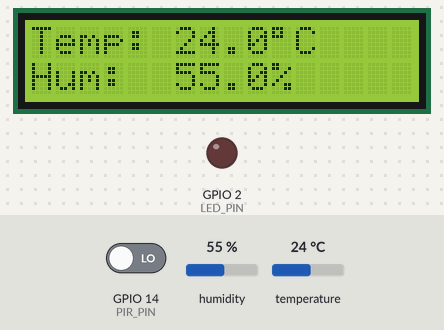
A program run on a simulated ESP32. On the bench: 16×2 character LCD, output pins drawn as LEDs (lit = HIGH). The test bench sets the inputs (shaded band); at power-on: temperature 24 °C, GPIO 14 (PIR_PIN) LOW, humidity 55 %. What the program prints to the serial monitor is not drawn.

Above: at 4.3 s.
4.4 s: temperature set to 29.5 °C
At 6.1 s:
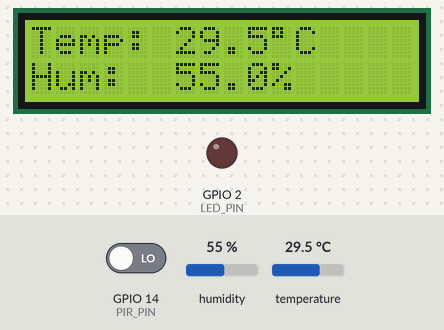
6.6 s: temperature set to 30.8 °C
At 12.5 s:
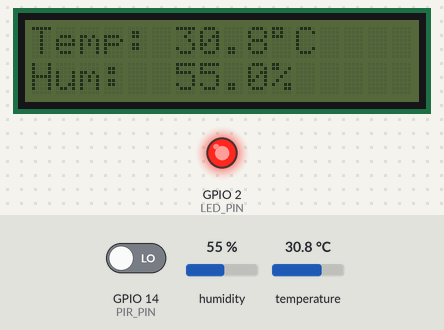
12.6 s: temperature set to 12 °C
At 13.9 s:
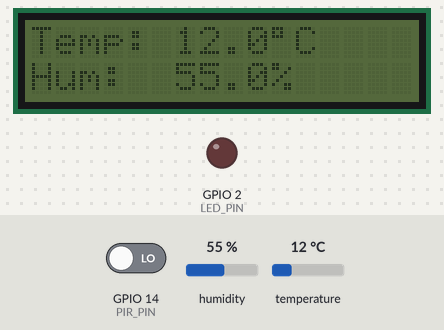
14.8 s: GPIO 14 (PIR_PIN) driven HIGH
At 15.1 s:
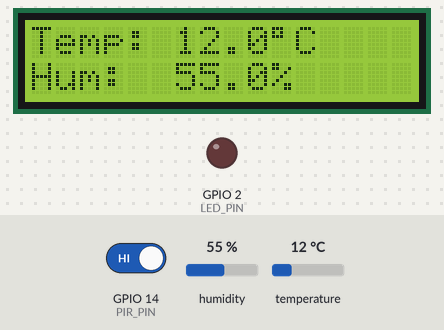
16.3 s: humidity set to 22 %
At 18.4 s:
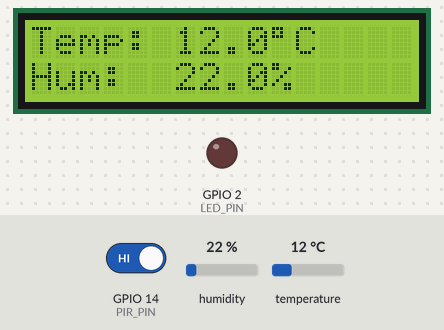
18.8 s: humidity set to 40 %
At 20.0 s:
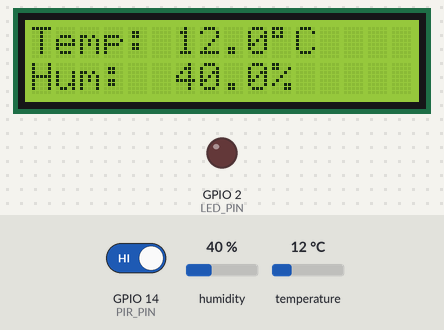
Timing chart, 0 to 21.8 s (numbered marks = the images above; inputs shaded):
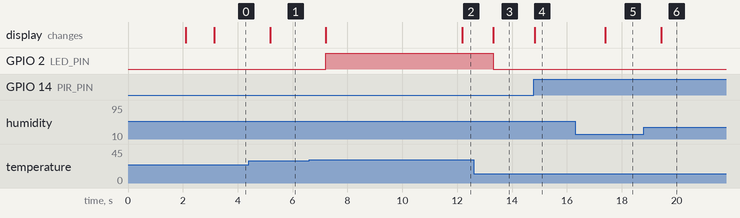

The program:

main.cpp
```cpp
#include <Arduino.h>
#include <Wire.h>
#include <LiquidCrystal_I2C.h>
#include <DHT.h>

// Pin definitions
#define DHT_PIN       13
#define DHT_TYPE      DHT22
#define PIR_PIN       14
#define LED_PIN       2

// Ngưỡng nhiệt độ (°C) - LED sáng khi nhiệt độ vượt ngưỡng
#define TEMP_THRESHOLD  30.0

// Thời gian tắt đèn nền LCD sau khi không có chuyển động (ms)
#define BACKLIGHT_TIMEOUT  10000

// LCD I2C address (thường là 0x27 hoặc 0x3F)
#define LCD_ADDRESS  0x27
#define LCD_COLS     16
#define LCD_ROWS     2

// Objects
LiquidCrystal_I2C lcd(LCD_ADDRESS, LCD_COLS, LCD_ROWS);
DHT dht(DHT_PIN, DHT_TYPE);

// Variables
unsigned long lastSensorRead = 0;
unsigned long sensorInterval = 2000;  // Đọc cảm biến mỗi 2 giây
unsigned long lastMotionTime = 0;
bool backlightOn = true;
bool lastMotionState = false;

void setup() {
  Serial.begin(115200);
  Serial.println("\n========================================");
  Serial.println("  ESP32 + DHT22 + PIR + LCD + LED");
  Serial.println("========================================");
  Serial.print("Temperature threshold: ");
  Serial.print(TEMP_THRESHOLD);
  Serial.println(" C");
  Serial.print("Backlight timeout: ");
  Serial.print(BACKLIGHT_TIMEOUT / 1000);
  Serial.println(" seconds");
  Serial.println("----------------------------------------\n");

  // Khởi tạo chân
  pinMode(PIR_PIN, INPUT);
  pinMode(LED_PIN, OUTPUT);
  digitalWrite(LED_PIN, LOW);

  // Khởi tạo I2C
  Wire.begin(21, 22);  // SDA=21, SCL=22

  // Khởi tạo LCD
  lcd.init();
  lcd.backlight();
  lcd.setCursor(0, 0);
  lcd.print("Initializing...");

  // Khởi tạo DHT22
  dht.begin();

  // Đợi cảm biến ổn định
  delay(2000);

  lcd.clear();
  lcd.setCursor(0, 0);
  lcd.print("System Ready!");
  Serial.println("System initialized successfully!\n");

  lastMotionTime = millis();
  delay(1000);
  lcd.clear();
}

void readAndDisplaySensor() {
  float temperature = dht.readTemperature();
  float humidity = dht.readHumidity();

  if (!isnan(temperature) && !isnan(humidity)) {
    // Hiển thị lên LCD
    lcd.setCursor(0, 0);
    lcd.print("Temp: ");
    lcd.print(temperature, 1);
    lcd.print((char)223);  // Ký tự độ
    lcd.print("C   ");

    lcd.setCursor(0, 1);
    lcd.print("Hum:  ");
    lcd.print(humidity, 1);
    lcd.print("%   ");

    // Log qua Serial
    Serial.print("[SENSOR] Temp: ");
    Serial.print(temperature, 1);
    Serial.print(" C | Humidity: ");
    Serial.print(humidity, 1);
    Serial.print("% | ");

    // Kiểm tra ngưỡng nhiệt độ và điều khiển LED
    if (temperature > TEMP_THRESHOLD) {
      digitalWrite(LED_PIN, HIGH);
      Serial.print("LED: ON (Temp > ");
      Serial.print(TEMP_THRESHOLD);
      Serial.println(" C)");
    } else {
      digitalWrite(LED_PIN, LOW);
      Serial.print("LED: OFF (Temp <= ");
      Serial.print(TEMP_THRESHOLD);
      Serial.println(" C)");
    }
  } else {
    lcd.setCursor(0, 0);
    lcd.print("Sensor Error!   ");
    lcd.setCursor(0, 1);
    lcd.print("                ");
    Serial.println("[ERROR] Failed to read DHT22 sensor!");
  }
}

void handleMotionSensor() {
  bool motionDetected = digitalRead(PIR_PIN) == HIGH;

  if (motionDetected) {
    lastMotionTime = millis();

    if (!backlightOn) {
      lcd.backlight();
      backlightOn = true;
      Serial.println("[PIR] Motion detected! Backlight ON");
    }

    if (!lastMotionState) {
      Serial.println("[PIR] Motion detected!");
      lastMotionState = true;
    }
  } else {
    if (lastMotionState) {
      Serial.println("[PIR] No motion");
      lastMotionState = false;
    }

    // Kiểm tra timeout để tắt đèn nền
    if (backlightOn && (millis() - lastMotionTime >= BACKLIGHT_TIMEOUT)) {
      lcd.noBacklight();
      backlightOn = false;
      Serial.println("[PIR] No motion for 10s. Backlight OFF");
    }
  }
}

void loop() {
  // Xử lý cảm biến chuyển động
  handleMotionSensor();

  // Đọc và hiển thị cảm biến định kỳ
  if (millis() - lastSensorRead >= sensorInterval) {
    lastSensorRead = millis();
    readAndDisplaySensor();
  }

  delay(100);
}
```

Measured:
- the behaviour switches between 30 and 30.1 °C on temperature (found by bisection; images 1 and 2)
- after the input at 4.4 s, the display: changes after 0.78 s (image 1)
- after the input at 6.6 s, GPIO 2 (LED_PIN): LOW → HIGH after 0.62 s; the display: first changes after 0.62 s (image 2 shows a later state)
- after the input at 12.6 s, GPIO 2 (LED_PIN): HIGH → LOW after 0.72 s; the display: changes after 0.72 s (image 3)
- after the input at 14.8 s, the display: changes at once (image 4)
- after the input at 16.3 s, the display: changes after 1.1 s (image 5)
- after the input at 18.8 s, the display: changes after 0.63 s (image 6)
